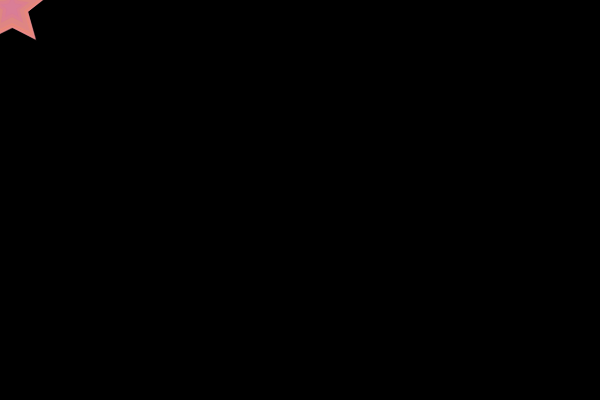
Frame 1 (no input)
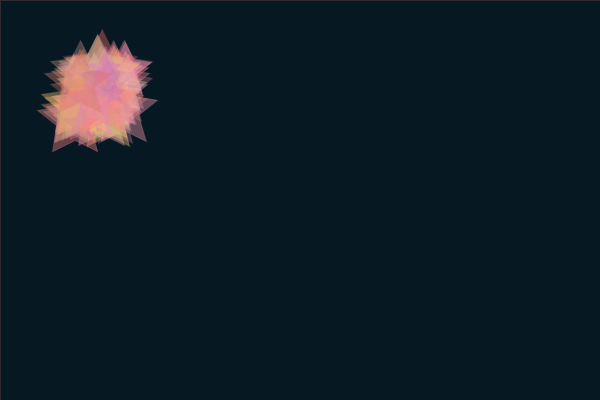
Frame 60 (the mouse pressed at the canvas centre just before this capture)
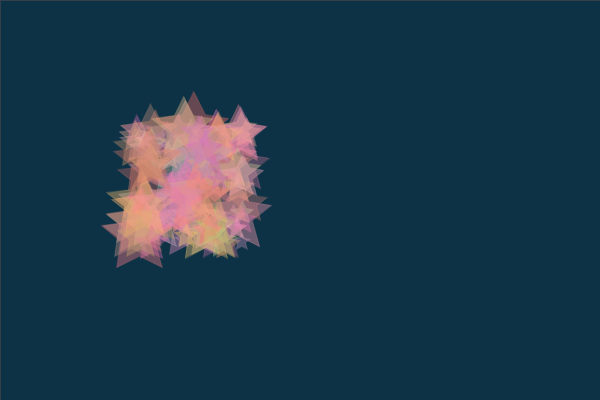
Frame 120 (the mouse held since frame 60 and released just before this capture)

The Processing sketch that drew these frames (run headless with seeded random() and noise(); from frame 60 on, the mouse is pressed at the canvas centre):

// Processing sketch: processing_143010
// ── processing_143010.pde

// HW #8
// eunki chung
 
final int count = 100;
float [ ] xVals = new float [count];
float [ ] yVals = new float [count];
float [ ] dim = new float [count];
color [ ] figColor = new color [count];
float [ ] deltaX = new float [count];
float [ ] deltaY = new float [count];
float [ ] figDirection = new float [count];
float [ ] deltaDir = new float [count];
float fade;


void setup ()
{
  size (600, 400);
  fade = 255;
  
  for (int i = 0; i<xVals.length; i++) {
    xVals[i] = width/50;
    yVals[i] = height/50;
 
    figColor[i] = color(random(180, 255), random(100, 200), random(100, 200));
 
    deltaX[i] = random(1, 2);
    deltaY[i] = random(1, 2);
 
    dim[i] = random (0.8, 4);
    figDirection[i] = 0;
    deltaDir[i] = random(10, 30);
  }
   
}
void draw()
{
  background (28, 108, 147);
  
  fill (0,0,0,fade);
  rectMode(CORNER);
  rect(0,0,width,height);  
  
  if(fade <= 255 && fade > 0){
    fade -= 1;
  } else {
    fade = 0;
  }
  
  drawStar();
  moveStar();
}

void drawStar()
{
  for ( int i=0; i<xVals.length; i++ )
  {
    star(i);
  }
}

void star(int index)
{
  float x= xVals [index];
  float y= yVals [index];
  float d= dim [index];
 
  stroke(figColor [index], 50);
  fill(figColor [index], 100);
  beginShape();
  vertex(x, y-10*d);
  vertex(x+3*d, y-4*d);
  vertex(x+9*d, y-3*d);
  vertex(x+4*d, y+d);
  vertex(x+6*d, y+8*d);
  vertex(x, y+5*d);
  vertex(x-6*d, y+8*d);
  vertex(x-5*d, y+d);
  vertex(x-10*d, y-3*d);
  vertex(x-3*d, y-4*d);
  endShape(CLOSE);
  
}
 
void moveStar()
{
  for ( int i=0; i<xVals.length; i++ )
  {
    xVals [i] = xVals [i] + deltaX [i];
    yVals [i] = yVals [i] + deltaY [i];
 
    if ( xVals [i] < 0 || xVals [i] > width - dim [i]  )
    {
      deltaX [i] = - deltaX [i];
      deltaY [i] =  deltaY [i];
       
    }
    if ( yVals [i] < 0 || yVals [i] > height - dim [i] )
    {
      deltaY [i] = - deltaY [i];
      deltaX [i] =  deltaX [i];
    }
  }
}
 

void keyPressed(){
  if(key == ' '){
    setup();
  }else{
    exit();
  }
}
